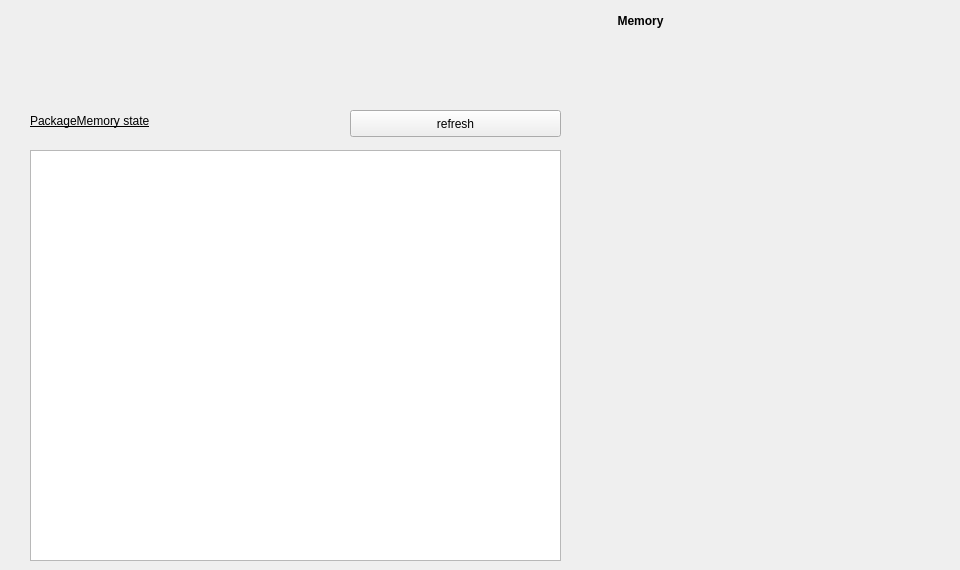
      <widget class="QWidget" name="tab">
       <attribute name="title">
        <string>Memory</string>
       </attribute>
       <widget class="QTextBrowser" name="textBrowser_MemoryClearer_DisplayPkg">
        <property name="geometry">
         <rect>
          <x>30</x>
          <y>150</y>
          <width>531</width>
          <height>411</height>
         </rect>
        </property>
        <property name="textInteractionFlags">
         <set>Qt::LinksAccessibleByKeyboard|Qt::LinksAccessibleByMouse|Qt::TextBrowserInteraction|Qt::TextSelectableByKeyboard|Qt::TextSelectableByMouse</set>
        </property>
       </widget>
       <widget class="QPushButton" name="pushButton_MemoryClearer_RefreshPkg">
        <property name="geometry">
         <rect>
          <x>350</x>
          <y>110</y>
          <width>211</width>
          <height>27</height>
         </rect>
        </property>
        <property name="text">
         <string>refresh</string>
        </property>
       </widget>
       <widget class="QLabel" name="label_MemoryClearer_Title">
        <property name="geometry">
         <rect>
          <x>330</x>
          <y>10</y>
          <width>621</width>
          <height>21</height>
         </rect>
        </property>
        <property name="font">
         <font>
          <weight>75</weight>
          <bold>true</bold>
         </font>
        </property>
        <property name="text">
         <string>Memory</string>
        </property>
        <property name="alignment">
         <set>Qt::AlignCenter</set>
        </property>
       </widget>
       <widget class="QLabel" name="label_6">
        <property name="geometry">
         <rect>
          <x>30</x>
          <y>110</y>
          <width>201</width>
          <height>21</height>
         </rect>
        </property>
        <property name="font">
         <font>
          <underline>true</underline>
         </font>
        </property>
        <property name="text">
         <string>PackageMemory state</string>
        </property>
       </widget>
      </widget>
